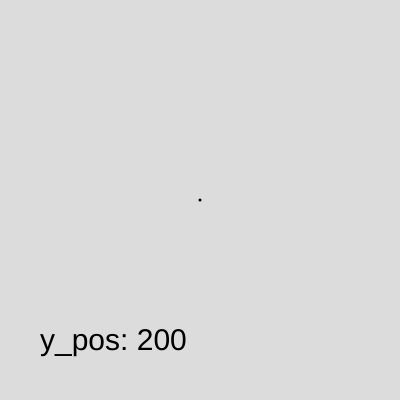
Frame 1 (no input)
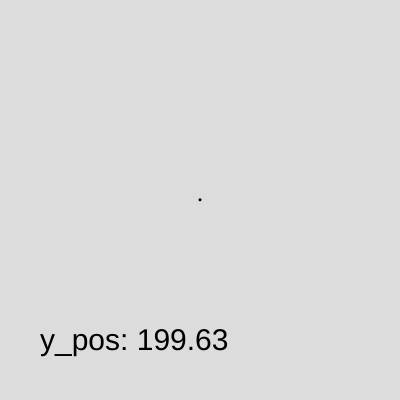
Frame 60 (no input)
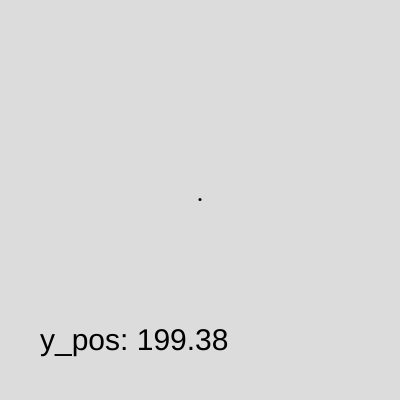
Frame 120 (the mouse pressed at the canvas centre since frame 60)

The p5.js sketch that drew these frames (run headless with seeded random() and noise() and a simulated clock; from frame 60 on, the mouse is pressed at the canvas centre):

// p5.js sketch
// ── sketch.js
let angle = 0;
let speed = 0.1;
let y_pos;

function setup() {
  createCanvas(400, 400);
  angleMode(RADIANS);
  strokeWeight(3);
}

function draw() {
  background(220);

  y_pos = sin(angle) + 200;

  point(200, y_pos);

  angle += speed;

  textSize(30);
  text('y_pos: ' + round(y_pos, 2), 40, height - 50);
}
